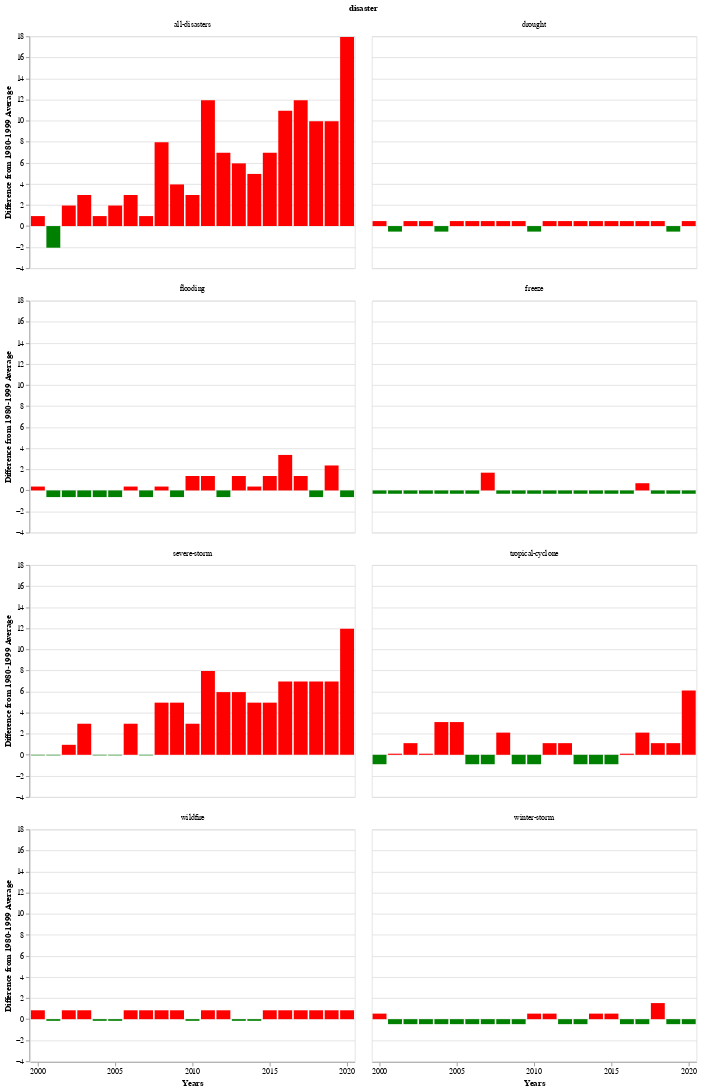

Notebook code cell kept with this figure:
### Markdown cell above
We now see some interesting patterns emerging, other than how severe-storms have been increasing in frequency. 

First, we see that wildfires have been becoming a more regular occurence in the past two decades. Prior to 2000, it was common to have many years without any wildfires. We did not have any from 1980 to 1990. Starting 2000, there are fewer spells of years without any wildfires at all. 

Freezes and winter-storms seem to have become less frequent in the last two decades. However, both floods and droughts, disasters that are at two extremes, seem to both be occuring more frequently in the last decade.


This figure suggests that the last two decades have seen some marked changes. Let's plot the same frequency data, but using the average from 1980-1999 as a baseline. In particular, we're interested in seeing how things have fared in comparison to the two earlier decades 1980-1999

### Code cell
cutoff_year = 1999

# Get baseline averages
baseline_data = usa_data.copy().loc[usa_data['year'] < cutoff_year, ['count','disaster']].reset_index(drop=True)
baseline_data = baseline_data.groupby(['disaster']).mean().reset_index()
baseline_data = baseline_data.rename(columns={'count':'avg_count'})

# Add average info and diff from avg to our data
usa_data_avg = usa_data.merge(baseline_data, left_on='disaster',right_on='disaster')
usa_data_avg['avg_diff'] = usa_data_avg['count'] - usa_data_avg['avg_count']

alt.Chart(usa_data_avg).mark_bar().encode(
    x = alt.X('year:N', axis=alt.Axis(title='Years', values=np.arange(1980,2030,5), labelAngle=0)),
    y = alt.Y('avg_diff:Q', axis=alt.Axis(title='Difference from 1980-1999 Average')),
    color=alt.condition(
        alt.datum.avg_diff > 0,
        alt.value("red"),  # The positive color
        alt.value("green")  # The negative color
)).transform_filter(
    alt.datum.year > cutoff_year
).facet(
    facet = 'disaster:N',
    columns=2
)

### Figure 1 — Vega-Lite specification as saved in the notebook (floating-point values rounded to 4 significant figures; data arrays with more than 128 entries replaced by an {"elided": "..."} marker saying what was removed)
{"config": {"view": {"continuousWidth": 400, "continuousHeight": 300}}, "data": {"name": "data-d122c6c47c88e9f00279ba6b3144e977"}, "facet": {"type": "nominal", "field": "disaster"}, "spec": {"mark": "bar", "encoding": {"color": {"condition": {"value": "red", "test": "(datum.avg_diff > 0)"}, "value": "green"}, "x": {"type": "nominal", "axis": {"labelAngle": 0, "title": "Years", "values": [1980.0, 1985.0, 1990.0, 1995.0, 2000.0, 2005.0, 2010.0, 2015.0, 2020.0, 2025.0]}, "field": "year"}, "y": {"type": "quantitative", "axis": {"title": "Difference from 1980-1999 Average"}, "field": "avg_diff"}}, "transform": [{"filter": "(datum.year > 1999)"}]}, "columns": 2, "$schema": "https://vega.github.io/schema/vega-lite/v4.8.1.json", "datasets": {"data-d122c6c47c88e9f00279ba6b3144e977": {"elided": "328 records"}}}
